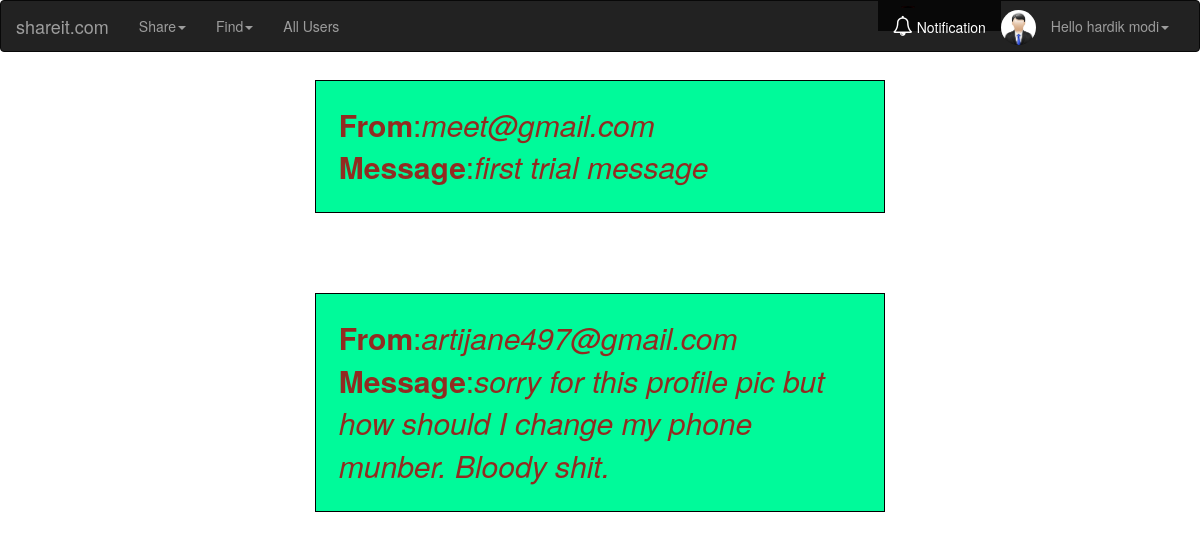
The page /notification.php (signed in) on the database its author committed.
### tables this page shows
CREATE TABLE `mail` (
  `mailid` int(11) NOT NULL,
  `send` varchar(32) DEFAULT NULL,
  `recieve` varchar(50) DEFAULT NULL,
  `message` varchar(1000) DEFAULT NULL,
  `seen` int(1) DEFAULT NULL
);

### notification.php (the view, shortened to what this page needs)
<?php
    require 'common.php';
?>
<!DOCTYPE html>
<html lang="en">
<head>
  <link rel="stylesheet" href="https://maxcdn.bootstrapcdn.com/bootstrap/3.3.7/css/bootstrap.min.css">
  <link rel="stylesheet" href="https://cdnjs.cloudflare.com/ajax/libs/font-awesome/4.7.0/css/font-awesome.min.css">
</head>
<body>
<nav class="navbar navbar-inverse" style="position: fixed;width: 100%;">
  <div class="container-fluid">
    <div class="navbar-header">
      <a class="navbar-brand" href="home.php">shareit.com</a>
    </div>
    <div class="collapse navbar-collapse" id="myNavbar">
      <ul class="nav navbar-nav">
        <li class="dropdown"><a class="dropdown-toggle" data-toggle="dropdown" href="#">Share<span class="caret"></span></a>
        </li>
        <li class="dropdown"><a class="dropdown-toggle" data-toggle="dropdown" href="#">Find<span class="caret"></span></a>
        </li>
        <li><a href="allusers.php">All Users</a></li>
      </ul>
      <ul class="nav navbar-nav navbar-right">
      <li class="active"><a href="notification.php" onclick="zero(<?php echo $_SESSION['id']; ?>);"><i class="fa fa-bell-o" style="font-size:20px;"></i> Notification <div class="count" style="margin-left:9%;margin-top:-33%;border:1px solid black;padding-left:2%;background-color:red;border-radius: 50%;color:white;width:15%;"></div></a></li>
      <?php
         if($_SESSION['image'] == ""){
            echo "<img width='200px' height='200px' src='pictures/profile.png' alt='Default Profile Pic' style='width:35px;height:35px;float:left;margin-top:3%;border-radius: 50%;'>";
            } else {
            echo "<img width='150px' height='150px' src='pictures/".$_SESSION['image']."' alt='Profile Pic' style='width:35px;height:35px;float:left;margin-top:3%;border-radius: 50%;'>";
            }
    ?>
           <li class="dropdown">
          <a class="dropdown-toggle" data-toggle="dropdown" href="#">Hello <?php echo $_SESSION['firstname']."  ".$_SESSION['lastname'];?><span class="caret"></span></a>
        </li>
      </ul>
    </div>
  </div>
</nav>
<?php
			$email=$_SESSION['email'];
            $note_query = "SELECT * FROM mail WHERE recieve='$email'";
            $note_result = mysqli_query($con,$note_query);
            $rows1=mysqli_num_rows($note_result);
            ?>
            <?php
                while($rows1>0){
                  $row1=mysqli_fetch_array($note_result);
                  ?>
                   <div class="container">
      <div class="profile" style="margin-left:25%; margin-top:7%;font-size: 30px;font-style:Palatino;color:#922B21; background-color: mediumspringgreen;border:1px solid black;width:50%;padding:2%;">
      <div class="user">
        <b>From</b>:<i><?php echo $row1['send']; ?></i>
      </div>
      <div class="user">
        <b>Message</b>:<i><?php echo $row1['message']; ?></i>
      </div>
     </div>
      </div>
      <?php
              $rows1=$rows1-1;
              }
                ?>
</body>
</html>

### rows shown on the page
mail: send "meet@gmail.com", message "first trial message"
mail: send "artijane497@gmail.com", message "sorry for this profile pic but how should I change my phone munber. Bloody shit."

### other values the page prints
$_SESSION['firstname'] "hardik"
$_SESSION['lastname'] "modi"
